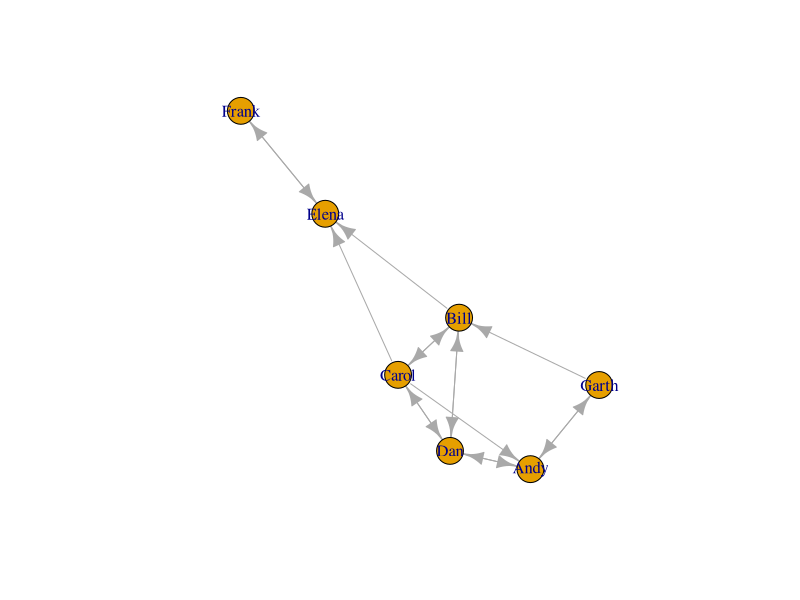

The R source for this figure:
library(igraph)
ng<-graph.formula(Andy++Garth,Garth-+Bill,Bill-
                    +Elena,Elena++Frank,Carol-+Andy,Carol-
                    +Elena,Carol++Dan,Carol++Bill,Dan++Andy,Dan++Bill)
plot(ng)
get.adjacency(ng)
E(ng)
get.adjedgelist(ng,mode="in")
